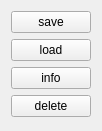
    <widget class="QWidget" name="">
     <property name="geometry">
      <rect>
       <x>260</x>
       <y>53</y>
       <width>61</width>
       <height>131</height>
      </rect>
     </property>
     <layout class="QVBoxLayout" name="verticalLayout">
      <item>
       <widget class="QPushButton" name="pushButton_62">
        <property name="styleSheet">
         <string notr="true">font: 10pt &quot;Ubuntu&quot;;</string>
        </property>
        <property name="text">
         <string>save</string>
        </property>
       </widget>
      </item>
      <item>
       <widget class="QPushButton" name="pushButton_63">
        <property name="styleSheet">
         <string notr="true">font: 10pt &quot;Ubuntu&quot;;</string>
        </property>
        <property name="text">
         <string>load</string>
        </property>
       </widget>
      </item>
      <item>
       <widget class="QPushButton" name="pushButton_65">
        <property name="styleSheet">
         <string notr="true">font: 10pt &quot;Ubuntu&quot;;</string>
        </property>
        <property name="text">
         <string>info</string>
        </property>
       </widget>
      </item>
      <item>
       <widget class="QPushButton" name="pushButton_64">
        <property name="styleSheet">
         <string notr="true">font: 10pt &quot;Ubuntu&quot;;</string>
        </property>
        <property name="text">
         <string>delete</string>
        </property>
       </widget>
      </item>
     </layout>
    </widget>
